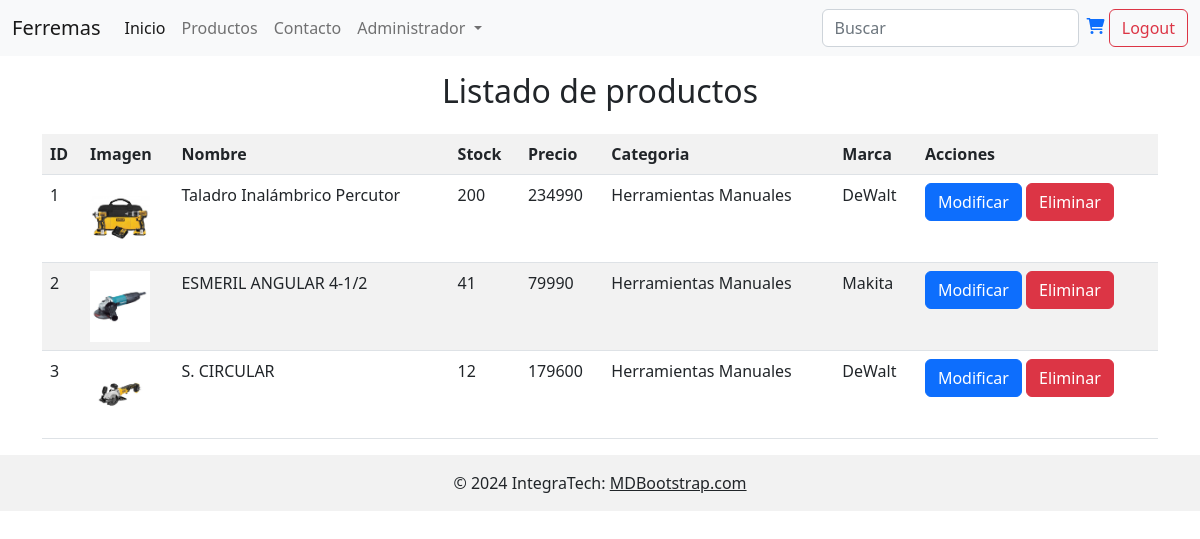
The page /listarProducto/ (signed in) on the database its author committed.
### app/models.py (models this page shows, shortened)
class Producto(models.Model):
    id_producto = models.IntegerField(primary_key=True)
    nombre = models.CharField(max_length=40, null=False)
    precio = models.IntegerField(null=False)
    stock  = models.IntegerField(null=False)
    descripcion = models.CharField(max_length=100, null=False)
    imagen = models.ImageField(upload_to='imagenesProducto')
    fecha_agregar = models.DateField(auto_now_add=True)
    categoria = models.ForeignKey(Categoria, on_delete=models.CASCADE)
    marca = models.ForeignKey(Marca, on_delete=models.CASCADE, null=True)

class Categoria(models.Model):
    id_categoria = models.IntegerField(primary_key=True)
    nombre_categoria = models.CharField(max_length=30, null=False)

class Marca(models.Model):
    id_marca = models.IntegerField(primary_key=True)
    nombre_marca = models.CharField(max_length=30, null=False)

### app/views.py (the view)
# urls.py: path('listarProducto/', views.listarProducto, name='listarProducto'),
def listarProducto(request):
    productos = Producto.objects.all()
    data = {
        'productos':productos
    }
    return render(request, 'listarProducto.html', data)

### app/templates/listarProducto.html (shortened to what this page needs)
{% extends 'base.html' %}
{% load static %}
{% block content %}
{% load humanize %}
<h2 class="mt-3 text-center">Listado de productos</h2>
<div class="container mt-4">
    <table class="table table-striped table-hover">
        <tr>
            <th>ID</th>
            <th>Imagen</th>
            <th>Nombre</th>
            <th>Stock</th>
            <th>Precio</th>
            <th>Categoria</th>
            <th>Marca</th>
            <th>Acciones</th>
        </tr>
        {% for p in productos %}
        <tr>
            <td>{{p.id_producto}}</td>
            <td><img style="width: 60px;" src="{{p.imagen.url}}" alt=""></td>
            <td>{{p.nombre}}</td>
            <td>{{p.stock}}</td>
            <td>{{p.precio}}</td>
            <td>{{p.categoria.nombre_categoria}}</td>
            <td>{% if p.marca.nombre_marca == null %}
                -----
            {% else %}
                {{ p.marca.nombre_marca }}
            {% endif %}
            </td>
            <td>
                <a href="{% url 'modificarProducto' p.id_producto%}" class="btn btn-primary">Modificar</a>
                <a href="{% url 'eliminarProducto' p.id_producto%}" class="btn btn-danger">Eliminar</a>
            </td>
        </tr>
        {% endfor %}
    </table>
</div>
{% endblock %}

### rows shown on the page
Producto: id_producto "1", imagen (picture), nombre "Taladro Inalámbrico Percutor", stock "200", precio "234990", categoria.nombre_categoria "Herramientas Manuales", marca.nombre_marca "DeWalt"
Producto: id_producto "2", imagen (picture), nombre "ESMERIL ANGULAR 4-1/2", stock "41", precio "79990", categoria.nombre_categoria "Herramientas Manuales", marca.nombre_marca "Makita"
Producto: id_producto "3", imagen (picture), nombre "S. CIRCULAR", stock "12", precio "179600", categoria.nombre_categoria "Herramientas Manuales", marca.nombre_marca "DeWalt"
